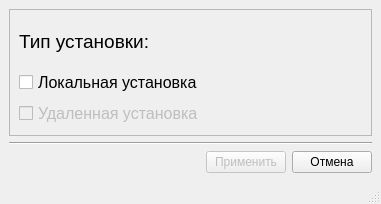
<?xml version="1.0" encoding="UTF-8"?>
<ui version="4.0">
 <class>MainWindow</class>
 <widget class="QMainWindow" name="MainWindow">
  <property name="geometry">
   <rect>
    <x>0</x>
    <y>0</y>
    <width>381</width>
    <height>204</height>
   </rect>
  </property>
  <property name="windowTitle">
   <string>Установка программы TimeShift</string>
  </property>
  <property name="windowIcon">
   <iconset>
    <normaloff>../../myProject/timeshift.notwork/img/timeshift.png</normaloff>../../myProject/timeshift.notwork/img/timeshift.png</iconset>
  </property>
  <property name="accessibleName">
   <string/>
  </property>
  <widget class="QWidget" name="centralwidget">
   <layout class="QGridLayout" name="gridLayout_2">
    <item row="1" column="0" colspan="3">
     <widget class="Line" name="line">
      <property name="orientation">
       <enum>Qt::Horizontal</enum>
      </property>
     </widget>
    </item>
    <item row="2" column="1">
     <widget class="QPushButton" name="pushButton">
      <property name="enabled">
       <bool>false</bool>
      </property>
      <property name="text">
       <string>Применить</string>
      </property>
     </widget>
    </item>
    <item row="2" column="2">
     <widget class="QPushButton" name="pushButton_2">
      <property name="text">
       <string>Отмена</string>
      </property>
     </widget>
    </item>
    <item row="0" column="0" colspan="3">
     <widget class="QFrame" name="frame_2">
      <property name="frameShape">
       <enum>QFrame::StyledPanel</enum>
      </property>
      <property name="frameShadow">
       <enum>QFrame::Raised</enum>
      </property>
      <layout class="QGridLayout" name="gridLayout_3">
       <item row="3" column="0">
        <widget class="QCheckBox" name="checkBox_4">
         <property name="enabled">
          <bool>false</bool>
         </property>
         <property name="font">
          <font>
           <pointsize>12</pointsize>
          </font>
         </property>
         <property name="text">
          <string>Удаленная установка</string>
         </property>
        </widget>
       </item>
       <item row="0" column="0">
        <widget class="QLabel" name="label_3">
         <property name="font">
          <font>
           <pointsize>14</pointsize>
          </font>
         </property>
         <property name="text">
          <string>Тип установки:</string>
         </property>
        </widget>
       </item>
       <item row="1" column="0">
        <widget class="QCheckBox" name="checkBox_3">
         <property name="enabled">
          <bool>true</bool>
         </property>
         <property name="font">
          <font>
           <pointsize>12</pointsize>
          </font>
         </property>
         <property name="text">
          <string>Локальная установка</string>
         </property>
         <property name="checkable">
          <bool>true</bool>
         </property>
         <property name="checked">
          <bool>false</bool>
         </property>
        </widget>
       </item>
      </layout>
     </widget>
    </item>
    <item row="2" column="0">
     <spacer name="horizontalSpacer">
      <property name="orientation">
       <enum>Qt::Horizontal</enum>
      </property>
      <property name="sizeHint" stdset="0">
       <size>
        <width>213</width>
        <height>17</height>
       </size>
      </property>
     </spacer>
    </item>
   </layout>
  </widget>
  <widget class="QMenuBar" name="menubar">
   <property name="geometry">
    <rect>
     <x>0</x>
     <y>0</y>
     <width>381</width>
     <height>21</height>
    </rect>
   </property>
  </widget>
  <widget class="QStatusBar" name="statusbar"/>
 </widget>
 <resources/>
 <connections/>
</ui>
